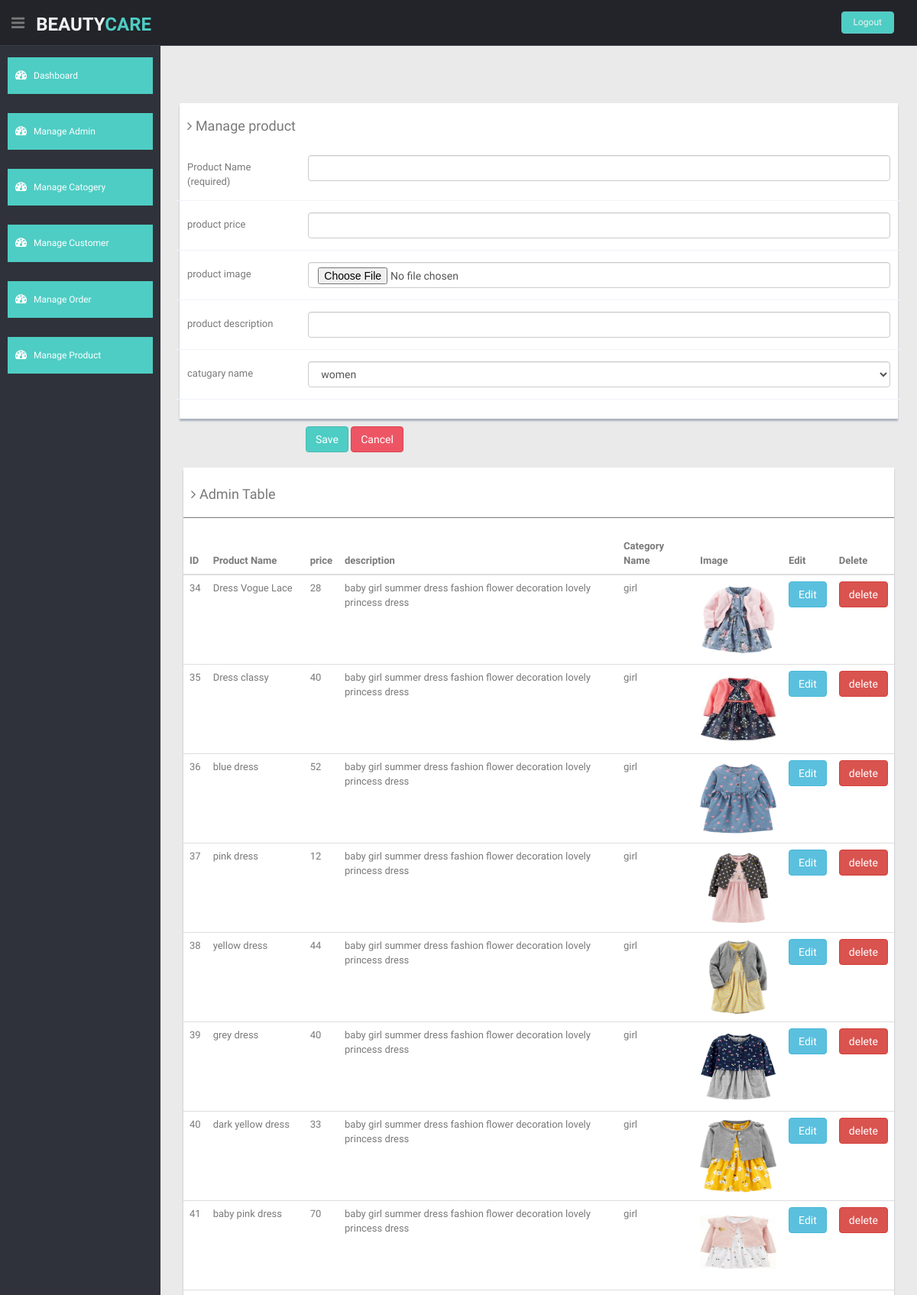
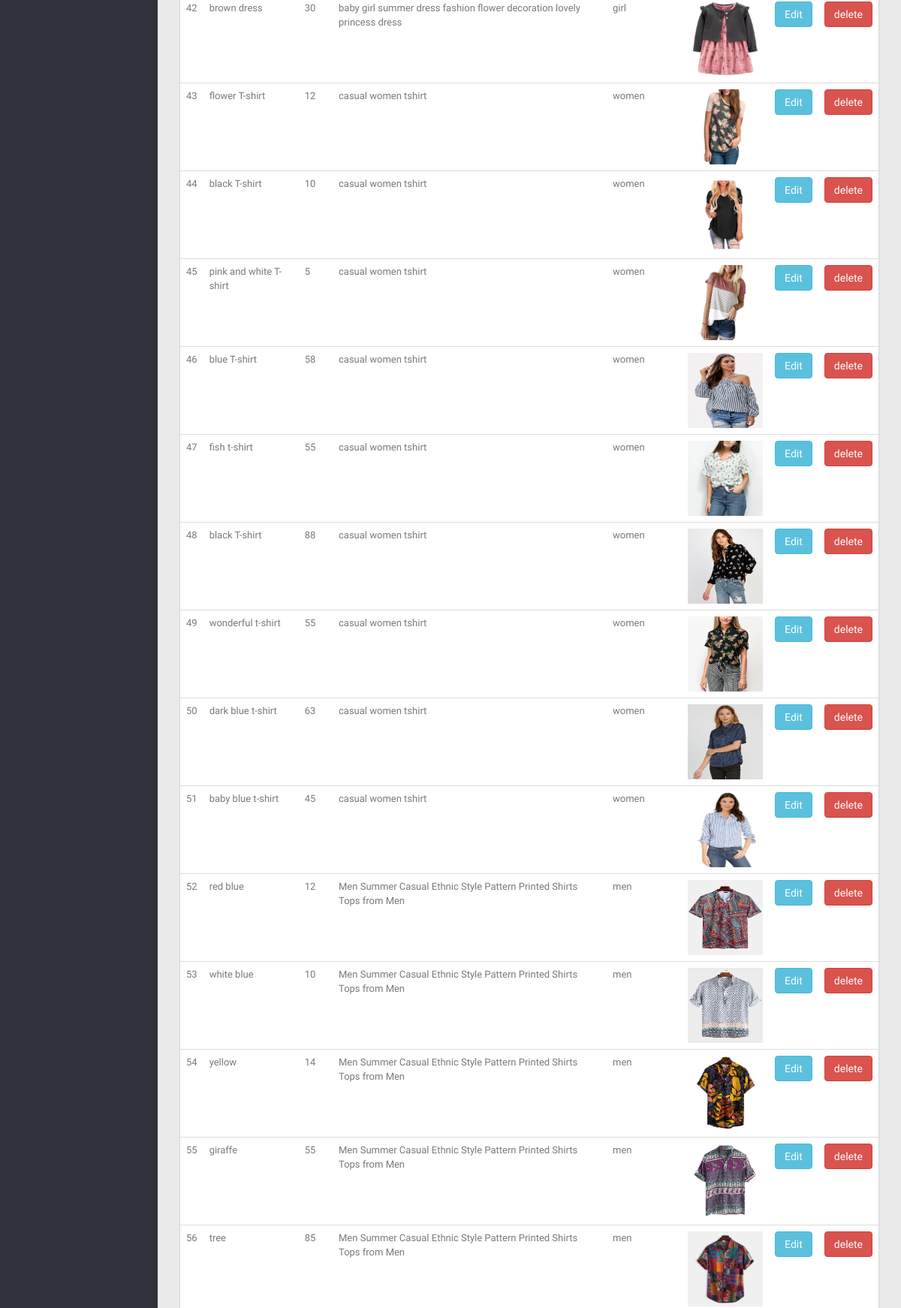
/care/admin/manage_product.php (signed in, upper part), run on the app's committed database (2 pictures, top to bottom).
### tables this page shows
CREATE TABLE `product` (
  `pro_id` int(255) NOT NULL,
  `pro_name` varchar(255) NOT NULL,
  `pro_price` int(255) NOT NULL,
  `pro_imge` varchar(255) NOT NULL,
  `pro_desc` varchar(255) NOT NULL,
  `cat_id` int(11) NOT NULL
);

CREATE TABLE `category` (
  `cat_id` int(255) NOT NULL,
  `cat_name` varchar(255) NOT NULL,
  `cat_img` varchar(255) NOT NULL
);

### care/admin/manage_product.php (the view, shortened to what this page needs)
<?php include("include/header.php");
include("include/connection.php");
?>
            <div class="showback">
            </div>
 <section id="main-content">
      <section class="wrapper">
        <div class="row">
          <div class="col-lg-12 main-chart">
            <div class="form-panel">
              <div class=" form">
                <form class="cmxform form-horizontal style-form"  method="post" action="" enctype="multipart/form-data">
                 <h4><i class="fa fa-angle-right"></i> Manage product</h4>
                 <br>
                  <div class="form-group ">
                    <label for="cname" class="control-label col-lg-2"> Product Name (required)</label>
                    <div class="col-lg-10">
                      <input class=" form-control" id="proname" name="proname" minlength="2" type="text" required />
                    </div>
                  </div>
                  <div class="form-group ">
                    <label for="cemail" class="control-label col-lg-2">product price </label>
                    <div class="col-lg-10">
                      <input class="form-control " id="proprice" type="text" name="proprice" required />
                    </div>
                  </div>
                   <div class="form-group ">
                    <label for="curl" class="control-label col-lg-2">product image</label>
                    <div class="col-lg-10">
                      <input class="form-control "  type="file" name="img" />
                    </div>
                  </div>
                  <div class="form-group ">
                    <label for="curl" class="control-label col-lg-2">product description</label>
                    <div class="col-lg-10">
                      <input class="form-control " id="prodesc" type="text" name="prodesc" />
                    </div>
                  </div>
                  <div class="form-group">
                    <label for="curl" class="control-label col-lg-2">catugary name</label>
                <div class="col-lg-10">
                   <select name="catname" id="catname" class="form-control">
                                            <?php
                                                $query = "select *from category";
                                                $result = mysqli_query($conn , $query);
                                                while ($category = mysqli_fetch_assoc($result))
                                                {
                  echo "<option value ='{$category['cat_id']}'>{$category['cat_name']}</option>";
                                                }
                                            ?>
                                        </select>
              </div>
            </div>
            </div>
    </div>
                  <div class="form-group">
                    <div class="col-lg-offset-2 col-lg-10">
                      <button class="btn btn-theme" type="submit" name="submit">Save</button>
                      <button class="btn btn-theme04" type="button">Cancel</button>
                    </div>
                  </div>
              </div>
            </div>
          <div class="col-lg-12 main-chart">
            <div class="content-panel">
              <h4><i class="fa fa-angle-right"></i> Admin Table</h4>
              <hr>
              <table class="table">
                <thead>
                  <tr>
                    <th>ID</th>
                    <th>Product Name</th>
                    <th> price</th>
                     <th>description</th>
                     <th> Category Name</th>
                    <th>Image</th>
                    <th>Edit</th>
                    <th>Delete</th>
                  </tr>
                </thead>
                <tbody>
                  <?php
                            $query = "select * from  product inner join category on category.cat_id=product.cat_id";
                            $result = mysqli_query($conn,$query);
                            while($product=mysqli_fetch_assoc($result)){
                              ?>
                              <tr>
                                <td><?php echo $product['pro_id'] ?></td>
                                <td><?php echo $product['pro_name'] ?></td>
                                <td><?php echo $product['pro_price'] ?></td>
                                <td><?php echo $product['pro_desc'] ?></td>
                                <td><?php echo $product['cat_name'] ?></td>
                                 <td><img src="upload/product/<?php echo$product['pro_imge'] ?>" width="100" height="100" ></td>
                             <td> <?php echo "<button class='edit btn btn-info editbtn'
                                  data-id='{$product['pro_id']}'
                                  data-name='{$product['pro_name']}'
                                  data-price='{$product['pro_price']}'
                                 data-desc='{$product['pro_desc']}'
                                 data-catname='{$product['cat_name']}'
                                 data-image='upload/product/{$product['pro_imge']}' >Edit</button>"?> </td>
                               <td> <?php echo "<a href='edit_product.php?delete={$product['pro_id']}' name='delete' class='btn btn-danger' >delete</a> " ?> </td>
                              </tr>
                            <?php  } ?>
                </tbody>
              </table>
            </div>
          </div>
      </section>
  </section>
<?php include("include/footer.php") ?>

### care/admin/css/style.css (style rules this page uses)
body { color: #797979; background: #eaeaea; font-family: 'Ruda', sans-serif; padding: 0px !important; margin: 0px !important; font-size:13px; }
a, a:hover, a:focus { text-decoration: none; outline: none; }
.btn-theme { color: #fff; background-color: #4ECDC4; border-color: #48bcb4; }
.btn-theme04 { color: #fff; background-color: #ed5565; border-color: #da4453; }
hr { margin-top: 20px; margin-bottom: 20px; border: 0; border-top: 1px solid #797979; }
#main-content { margin-left: 210px; }
.wrapper { display: inline-block; margin-top: 60px; padding-left: 15px; padding-right: 15px; padding-bottom: 15px; padding-top: 0px; width: 100%; }
.main-chart { padding-top: 20px; }
.content-panel { background: #ffffff; box-shadow: 0px 3px 2px #aab2bd; padding-top: 15px; padding-bottom: 5px; }
.content-panel h4 { margin-left: 10px; }
.showback { background: #ffffff; padding: 15px; margin-bottom: 15px; box-shadow: 0px 3px 2px #aab2bd; }
.form-panel { background: #ffffff; margin: 10px; padding: 10px; box-shadow: 0px 3px 2px #aab2bd; text-align: left; }
label { font-weight: 400; }
.form-horizontal.style-form .form-group { border-bottom: 1px solid #eff2f7; padding-bottom: 15px; margin-bottom: 15px; }
@media (min-width: 768px) { .form-horizontal .control-label { text-align: left; } }

### data on the page
product: pro_id "34", pro_name "Dress Vogue Lace", pro_price "28", pro_desc "baby girl summer dress fashion flower decoration lovely princess dress", cat.cat_name "girl", pro_imge (picture)
product: pro_id "35", pro_name "Dress classy", pro_price "40", pro_desc "baby girl summer dress fashion flower decoration lovely princess dress", cat.cat_name "girl", pro_imge (picture)
product: pro_id "36", pro_name "blue dress", pro_price "52", pro_desc "baby girl summer dress fashion flower decoration lovely princess dress", cat.cat_name "girl", pro_imge (picture)
product: pro_id "37", pro_name "pink dress", pro_price "12", pro_desc "baby girl summer dress fashion flower decoration lovely princess dress", cat.cat_name "girl", pro_imge (picture)
product: pro_id "38", pro_name "yellow dress", pro_price "44", pro_desc "baby girl summer dress fashion flower decoration lovely princess dress", cat.cat_name "girl", pro_imge (picture)
product: pro_id "39", pro_name "grey dress", pro_price "40", pro_desc "baby girl summer dress fashion flower decoration lovely princess dress", cat.cat_name "girl", pro_imge (picture)
product: pro_id "40", pro_name "dark yellow dress", pro_price "33", pro_desc "baby girl summer dress fashion flower decoration lovely princess dress", cat.cat_name "girl", pro_imge (picture)
product: pro_id "41", pro_name "baby pink dress", pro_price "70", pro_desc "baby girl summer dress fashion flower decoration lovely princess dress", cat.cat_name "girl", pro_imge (picture)
product: pro_id "42", pro_name "brown dress", pro_price "30", pro_desc "baby girl summer dress fashion flower decoration lovely princess dress", cat.cat_name "girl", pro_imge (picture)
product: pro_id "43", pro_name "flower T-shirt", pro_price "12", pro_desc "casual women tshirt", cat.cat_name "women", pro_imge (picture)
product: pro_id "44", pro_name "black T-shirt", pro_price "10", pro_desc "casual women tshirt", cat.cat_name "women", pro_imge (picture)
product: pro_id "45", pro_name "pink and white T-shirt", pro_price "5", pro_desc "casual women tshirt", cat.cat_name "women", pro_imge (picture)
product: pro_id "46", pro_name "blue T-shirt", pro_price "58", pro_desc "casual women tshirt", cat.cat_name "women", pro_imge (picture)
product: pro_id "47", pro_name "fish t-shirt", pro_price "55", pro_desc "casual women tshirt", cat.cat_name "women", pro_imge (picture)
product: pro_id "48", pro_name "black T-shirt", pro_price "88", pro_desc "casual women tshirt", cat.cat_name "women", pro_imge (picture)
product: pro_id "49", pro_name "wonderful t-shirt", pro_price "55", pro_desc "casual women tshirt", cat.cat_name "women", pro_imge (picture)
product: pro_id "50", pro_name "dark blue t-shirt", pro_price "63", pro_desc "casual women tshirt", cat.cat_name "women", pro_imge (picture)
product: pro_id "51", pro_name "baby blue t-shirt", pro_price "45", pro_desc "casual women tshirt", cat.cat_name "women", pro_imge (picture)
product: pro_id "52", pro_name "red blue", pro_price "12", pro_desc "Men Summer Casual Ethnic Style Pattern Printed Shirts Tops from Men", cat.cat_name "men", pro_imge (picture)
product: pro_id "53", pro_name "white blue", pro_price "10", pro_desc "Men Summer Casual Ethnic Style Pattern Printed Shirts Tops from Men", cat.cat_name "men", pro_imge (picture)
product: pro_id "54", pro_name "yellow", pro_price "14", pro_desc "Men Summer Casual Ethnic Style Pattern Printed Shirts Tops from Men", cat.cat_name "men", pro_imge (picture)
product: pro_id "55", pro_name "giraffe", pro_price "55", pro_desc "Men Summer Casual Ethnic Style Pattern Printed Shirts Tops from Men", cat.cat_name "men", pro_imge (picture)
product: pro_id "56", pro_name "tree", pro_price "85", pro_desc "Men Summer Casual Ethnic Style Pattern Printed Shirts Tops from Men", cat.cat_name "men", pro_imge (picture)

### other printed values
form field catname "women"
